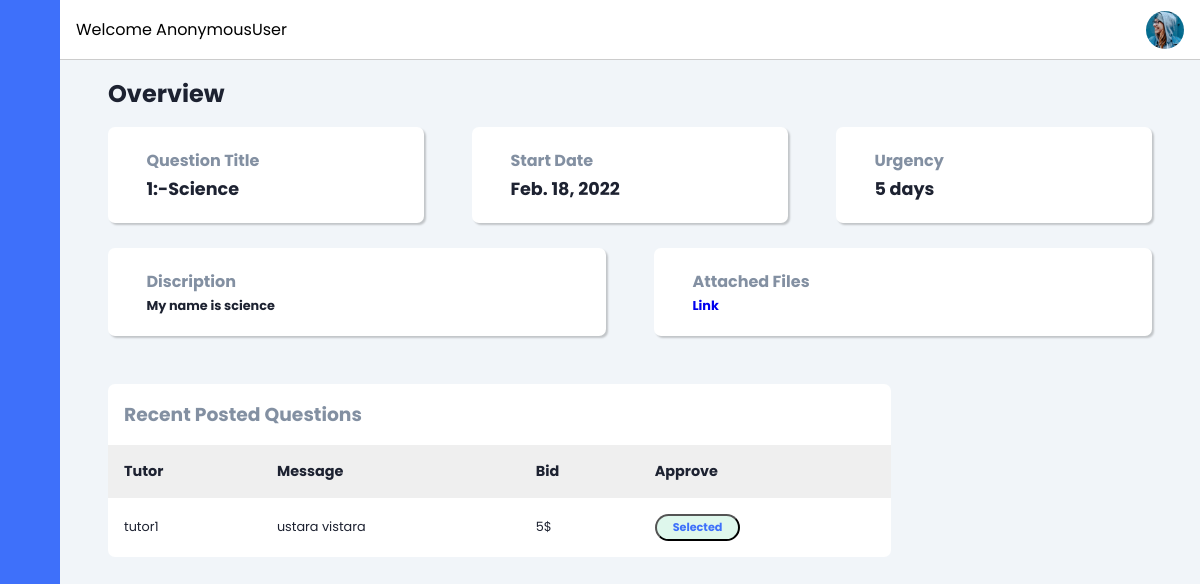
Screenshot of /student/1 with the database file from the repository.
### student/models.py (models this page shows, shortened)
class Bid(models.Model):
    id = models.AutoField(primary_key=True)
    tutor = models.ForeignKey(Tutor, on_delete=models.CASCADE, null=True, blank=True)
    project = models.ForeignKey(Question, on_delete=models.CASCADE, null=True, blank=True)
    is_selected = models.BooleanField(default=False)
    description=models.TextField(max_length=500, null=True)
    cost = models.CharField(max_length=50000, null=True)
    day = models.CharField(max_length=250, null=True)
    rating= models.IntegerField(blank=True,default=5)
    status = models.CharField(max_length=30, choices=COLOR_STATUS, default='Open')
    def __str__(self):
        return str(self.tutor.username) + str(' | ') + str(self.project.id)

class Question(models.Model):
    id = models.AutoField(primary_key=True)
    student = models.ForeignKey(Student, on_delete=models.CASCADE, null=True, blank=True)
    randomly_generated_id = models.UUIDField(unique=True, default=uuid.uuid4, editable=False)
    category = models.CharField(max_length=30, choices=categotry ,default='others')
    urgency= models.CharField(max_length=250, null=True)
    description=models.CharField(max_length=250, null=True)
    upload = models.FileField(upload_to ='static/media/', null=True)
    date = models.DateField(null=True)
    time = models.TimeField(null=True)
    def __str__(self):
        return str(self.category)

class Tutor(models.Model):
    username = models.OneToOneField(User, on_delete=models.CASCADE, null=True, blank=True)
    Education_status = models.CharField(max_length=250, null=True)
    Drive_link = models.URLField(max_length=300)
    Area_of_Expertise = models.CharField(max_length=250, null=True)
    is_verified=models.BooleanField(default=False)

### Learning/views.py (the view)
# urls.py: path("student/<int:myid>", views.stu_bid, name='stu_bid'),
def stu_bid(request, myid):
    que = Question.objects.get(id=myid)
    print(myid)
    bid = Bid.objects.filter(project=que)
    print(bid)
    context = {
        'name': request.user,
        'bid' : bid
    }
    return render(request, 'student/bid.html', context)

### templates/student/bid.html (shortened to what this page needs)
<!DOCTYPE html>
{% load static %}
<html lang="en">
<head>
    <link rel="stylesheet" href="https://cdn.jsdelivr.net/gh/lykmapipo/themify-icons@0.1.2/css/themify-icons.css">
    <link rel="stylesheet" href="{% static 'css/bid.css' %}">
</head>
<body>
    <div class="sidebar">
        <div class="sidebar-header">
        </div>
        <div class="sidebar-menu">
            <ul>
            </ul>
        </div>
    </div>
    <div class="main-content">
        <header>
            <div class="search-wrapper">
                <span>Welcome {{name}}</span>
            </div>
            <div class="social-icons">
                <div></div>
            </div>
        </header>
        <main>
            <h2 class="dash-title">Overview</h2>
            <div class="dash-cards">
                <div class="card-single">
                    <div class="card-body">
                        <div>
                            <h5>Question Title</h5>
                            <h4>{{bid.0.project.id}}:-{{bid.0.project}}</h4>
                        </div>
                    </div>
                </div>
                <div class="card-single">
                    <div class="card-body">
                        <div>
                            <h5>Start Date</h5>
                            <h4>{{bid.0.project.date}}</h4>
                        </div>
                    </div>
                </div>
                <div class="card-single">
                    <div class="card-body">
                        <div>
                            <h5>Urgency</h5>
                            <h4>{{bid.0.project.urgency}} days</h4>
                        </div>
                    </div>
                </div>
            </div>
            <br>
            <div class="dash-cards2">
                <div class="card-single">
                    <div class="card-body">
                        <div>
                            <h5>Discription</h5>
                            <h4>{{bid.0.project.description}}</h4>
                        </div>
                    </div>
                </div>
                <div class="card-single">
                    <div class="card-body">
                        <div>
                            <h5>Attached Files</h5>
                            <h4><a href={{bid.0.project.upload}}>Link</a></h4>
                        </div>
                    </div>
                </div>
            </div>
            <section class="recent">
                <div class="activity-grid">
                    <div class="activity-card">
                        <h3>Recent Posted Questions</h3>
                        <div class="table-responsive">
                            <table>
                                <thead>
                                    <tr>
                                        <th>Tutor</th>
                                        <th>Message</th>
                                        <th>Bid</th>
                                        <th>Approve</th>
                                    </tr>
                                </thead>
                                <tbody>
                                    {% for b in bid %}
                                    <tr>
                                        <td>{{b.tutor.username}}</td>
                                        <td>{{b.description}}</td>
                                        <td>{{b.cost}}$</td>
                                        <td>{% if b.status == "Open" %}
                                            <button class="badge success btnSelect"  data-hex={{b.tutor.id}} data-hex1={{b.project.id}}>Approve</button>
                                            {%elif b.status == "Progress"%}
                                            <button class="badge success" >Selected</button>
                                            {%elif b.status == "Completed"%}
                                            <button class="badge info" >Completed</button>
                                            {%else%}
                                            <button class="badge warning" >Rejected</button>
                                            {% endif %}
                                        </td>
                                    </tr>
                                    {% endfor %}
                                </tbody>
                            </table>
                        </div>
                    </div>
                    </div>
                </div>
</body>
</html>

### static/css/bid.css (style rules this page uses)
:root { --main-color: #3e70fa; --color-dark: #1D2231; --text-grey: #8390A2; }
* { font-family: 'Poppins', sans-serif; margin: 0; padding: 0; text-decoration: none; list-style-type: none; box-sizing: border-box; }
.sidebar { height: 100%; width: 240px; position: fixed; left: 0; top: 0; z-index: 100; background: var(--main-color); color: #fff; overflow-y: auto; transition: width 500ms; }
.sidebar-header { display: flex; justify-content: space-between; align-items: center; height: 60px; padding: 0rem 1rem; }
.sidebar-menu { padding: 1rem; }
.main-content { position: relative; margin-left: 240px; transition: margin-left 500ms; }
header { position: fixed; left: 240px; top: 0; z-index: 100; width: calc(100% - 240px); background: #fff; height: 60px; padding: 0rem 1rem; display: flex; align-items: center; justify-content: space-between; border-bottom: 1px solid #ccc; transition: left 500ms; }
.search-wrapper { display: flex; align-items: center; }
.social-icons { display: flex; align-items: center; }
.social-icons span, .social-icons div { margin-left: 1.2rem; }
.social-icons div { height: 38px; width: 38px; background-size: cover; background-repeat: no-repeat; background-image: url(img/1.jpg); border-radius: 50%; }
main { margin-top: 60px; background: #f1f5f9; min-height: 90vh; padding: 1rem 3rem; }
.dash-title { color: var(--color-dark); margin-bottom: 1rem; }
.dash-cards { display: grid; grid-template-columns: repeat(3, 1fr); grid-column-gap: 3rem; }
.dash-cards2 { display: grid; grid-template-columns: repeat(2, 1fr); grid-column-gap: 3rem; }
.card-single { background: #fff; border-radius: 7px; box-shadow: 2px 2px 2px rgba(0,0,0,0.2); }
.card-body { padding: 1.3rem 1rem; display: flex; align-items: center; }
.card-body h5 { color: var(--text-grey); font-size: 1rem; }
.card-body h4 { color: var(--color-dark); font-size: 1.1rem; margin-top: .2rem; }
.dash-cards2 h4 { color: var(--color-dark); font-size: 0.8rem; margin-top: .2rem; }
.recent { margin-top: 3rem; margin-bottom: 3rem; }
.activity-grid { display: grid; grid-template-columns: 75% 25%; grid-column-gap: 1.5rem; }
.activity-card, .summary-card, .bday-card { background: #fff; border-radius: 7px; }
.activity-card h3 { color: var(--text-grey); margin: 1rem; }
.activity-card table { width: 100%; border-collapse: collapse; }
.activity-card thead { background: #efefef; text-align: left; }
th, td { font-size: .9rem; padding: 1rem 1rem; color: var(--color-dark); }
td { font-size: .8rem; }
.badge { padding: .2rem 1rem; border-radius: 20px; font-weight: 700; font-size: .7rem; cursor: pointer; }
.badge.success { background: #DEF7EC; color: var(--main-color); }
.table-responsive { overflow-x: auto; }
@media only screen and (max-width: 1200px) { .sidebar { width: 60px; z-index: 150; } }
@media only screen and (max-width: 1200px) { .sidebar .sidebar-header, .sidebar li { display: flex; justify-content: center; } }
@media only screen and (max-width: 1200px) { .main-content { margin-left: 60px; } }
@media only screen and (max-width: 1200px) { .main-content header { left: 60px; width: calc(100% - 60px); } }

### rows the page displays
Bid: project "1", project.category "Science", project.date "Feb. 18, 2022", project.urgency "5", project.description "My name is science", tutor.username "tutor1", description "ustara vistara", cost "5", status "Selected"

### other values shown
{{ name }} "AnonymousUser"
